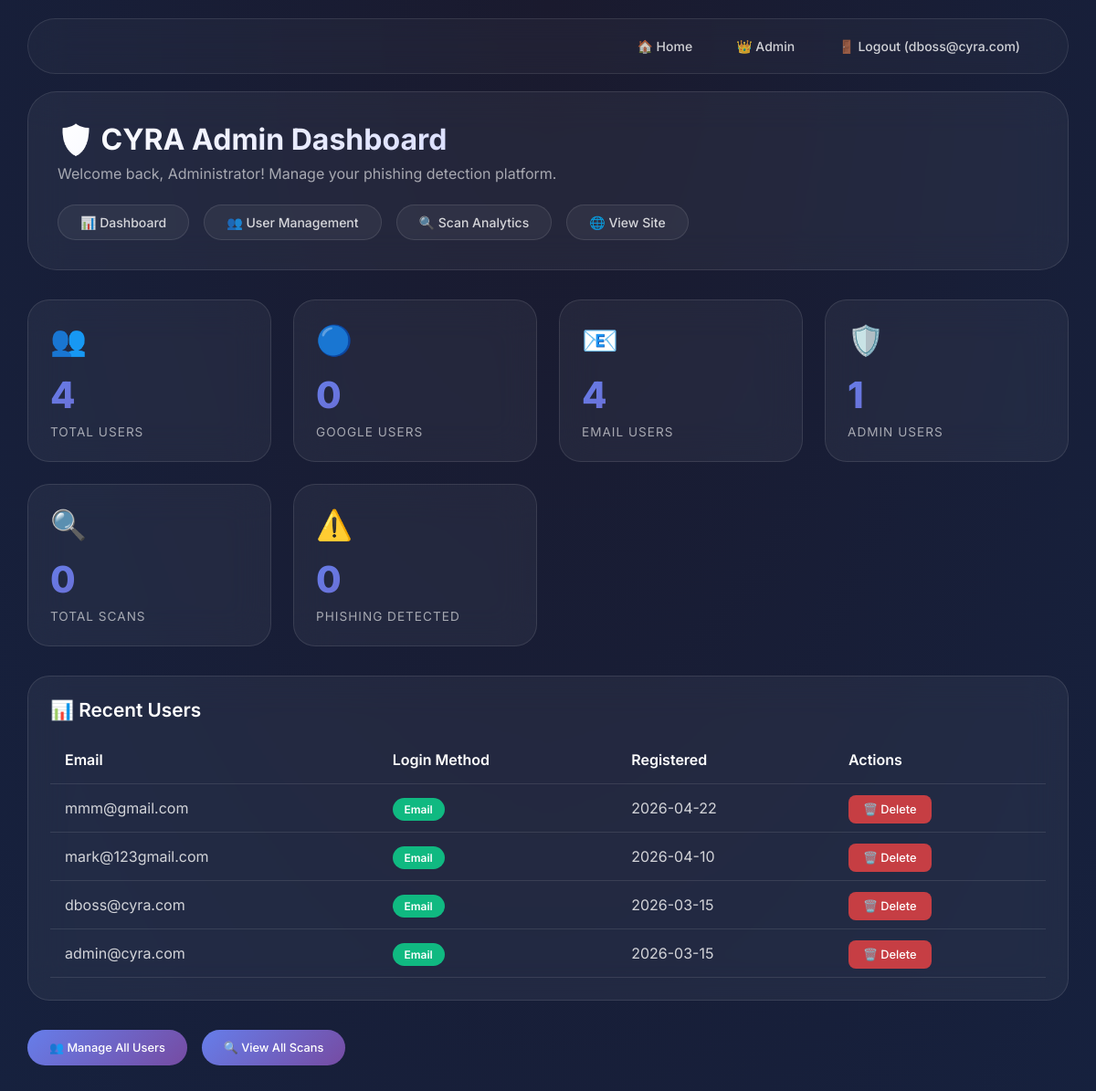
The page /admin (signed in) on the database its author committed.
### tables this page shows
CREATE TABLE users (
                id INTEGER PRIMARY KEY AUTOINCREMENT,
                email TEXT UNIQUE NOT NULL,
                username TEXT UNIQUE,
                password TEXT,
                name TEXT,
                login_method TEXT NOT NULL,
                created_at TIMESTAMP DEFAULT CURRENT_TIMESTAMP,
                is_admin BOOLEAN DEFAULT 0
            );

### app.py (the view)
@app.route('/admin')
@admin_required
def admin_dashboard():
    with get_db() as db:
        total_users = db.execute('SELECT COUNT(*) as count FROM users').fetchone()['count']
        google_users = db.execute('SELECT COUNT(*) as count FROM users WHERE login_method = ?', ('google',)).fetchone()['count']
        email_users = db.execute('SELECT COUNT(*) as count FROM users WHERE login_method = ?', ('email',)).fetchone()['count']
        admin_users = db.execute('SELECT COUNT(*) as count FROM users WHERE is_admin = ?', (1,)).fetchone()['count']
        recent_users_raw = db.execute('''
            SELECT * FROM users
            ORDER BY created_at DESC
            LIMIT 5
        ''').fetchall()
        recent_users = [dict(user) for user in recent_users_raw]
    stats = {
        'total_users': total_users,
        'google_users': google_users,
        'email_users': email_users,
        'admin_users': admin_users,
        'total_scans': len(scan_history),
        'phishing_detected': len([s for s in scan_history if s.get('threat_level') == 'HIGH']),
        'suspicious_scans': len([s for s in scan_history if s.get('threat_level') == 'MEDIUM']),
        'safe_scans': len([s for s in scan_history if s.get('threat_level') == 'LOW'])
    }
    recent_scans = scan_history[:5] if scan_history else []
    return render_template('admin.html', stats=stats, recent_users=recent_users, recent_scans=recent_scans)

### app.py (called while the page is built)
def get_db():
    db = sqlite3.connect(DATABASE)
    db.row_factory = sqlite3.Row
    return db

def get_user_by_email(email):
    with get_db() as db:
        user = db.execute('SELECT * FROM users WHERE email = ?', (email,)).fetchone()
        return dict(user) if user else None

def admin_required(f):
    @wraps(f)
    def decorated_function(*args, **kwargs):
        user_email = session.get('user')
        if not user_email:
            flash('Please login first!', 'error')
            return redirect(url_for('login'))
        user = get_user_by_email(user_email)
        if not user or not user.get('is_admin'):
            flash('Admin access required!', 'error')
            return redirect(url_for('home'))
        return f(*args, **kwargs)
    return decorated_function

### templates/admin.html (shortened to what this page needs)
<!DOCTYPE html>
<html lang="en">
<head>
</head>
<body>
    <nav>
        <div class="nav-container">
            <a href="{{ url_for('home') }}">🏠 Home</a>
            <a href="{{ url_for('admin_dashboard') }}" class="active">👑 Admin</a>
            <a href="{{ url_for('logout') }}">🚪 Logout ({{ session.user }})</a>
        </div>
    </nav>
    <div class="admin-container">
        <div class="admin-header">
            <h1>🛡️ CYRA Admin Dashboard</h1>
            <p>Welcome back, Administrator! Manage your phishing detection platform.</p>
            <div class="admin-nav">
                <a href="{{ url_for('admin_dashboard') }}" class="active">📊 Dashboard</a>
                <a href="{{ url_for('admin_users') }}">👥 User Management</a>
                <a href="{{ url_for('admin_scans') }}">🔍 Scan Analytics</a>
                <a href="{{ url_for('home') }}">🌐 View Site</a>
            </div>
        </div>
        <div class="stats-grid">
            <div class="stat-card">
                <div class="stat-icon">👥</div>
                <div class="stat-number">{{ stats.total_users }}</div>
                <div class="stat-label">Total Users</div>
            </div>
            <div class="stat-card">
                <div class="stat-icon">🔵</div>
                <div class="stat-number">{{ stats.google_users }}</div>
                <div class="stat-label">Google Users</div>
            </div>
            <div class="stat-card">
                <div class="stat-icon">📧</div>
                <div class="stat-number">{{ stats.email_users }}</div>
                <div class="stat-label">Email Users</div>
            </div>
            <div class="stat-card">
                <div class="stat-icon">🛡️</div>
                <div class="stat-number">{{ stats.admin_users }}</div>
                <div class="stat-label">Admin Users</div>
            </div>
            <div class="stat-card">
                <div class="stat-icon">🔍</div>
                <div class="stat-number">{{ stats.total_scans }}</div>
                <div class="stat-label">Total Scans</div>
            </div>
            <div class="stat-card">
                <div class="stat-icon">⚠️</div>
                <div class="stat-number">{{ stats.phishing_detected }}</div>
                <div class="stat-label">Phishing Detected</div>
            </div>
        </div>
        <div class="recent-users">
            <h2>📊 Recent Users</h2>
            <table class="user-table">
                <thead>
                    <tr>
                        <th>Email</th>
                        <th>Login Method</th>
                        <th>Registered</th>
                        <th>Actions</th>
                    </tr>
                </thead>
                <tbody>
                    {% for user in recent_users %}
                    <tr>
                        <td>{{ user.email if user.email else user.username }}</td>
                        <td>
                            <span class="badge badge-{{ user.login_method }}">
                                {{ user.login_method|title }}
                            </span>
                        </td>
                        <td>{{ user.created_at[:10] if user.created_at else 'N/A' }}</td>
                        <td>
                            <a href="{{ url_for('admin_delete_user', email=user.email) }}"
                               class="btn btn-danger"
                               onclick="return confirm('Delete this user?')">
                                🗑️ Delete
                            </a>
                        </td>
                    </tr>
                    {% endfor %}
                </tbody>
            </table>
        </div>
        <div class="admin-actions">
            <a href="{{ url_for('admin_users') }}" class="btn-primary btn">👥 Manage All Users</a>
            <a href="{{ url_for('admin_scans') }}" class="btn-primary btn">🔍 View All Scans</a>
        </div>
    </div>
</body>
</html>

### templates/admin.html (style rules this page uses)
* { margin: 0; padding: 0; box-sizing: border-box; }
body { font-family: 'Inter', sans-serif; background: radial-gradient(ellipse at top, #1a1a2e, #16213e); min-height: 100vh; }
nav { position: fixed; top: 20px; right: 30px; left: 30px; background: rgba(255, 255, 255, 0.03); backdrop-filter: blur(20px); border: 1px solid rgba(255, 255, 255, 0.1); border-radius: 80px; padding: 0.8rem 2rem; z-index: 1000; }
.nav-container { max-width: 1400px; margin: 0 auto; display: flex; justify-content: flex-end; align-items: center; gap: 0.5rem; }
.nav-container a { color: rgba(255, 255, 255, 0.8); text-decoration: none; padding: 8px 20px; border-radius: 40px; transition: all 0.3s ease; font-weight: 500; font-size: 14px; }
.admin-container { max-width: 1400px; margin: 0 auto; padding: 100px 30px 40px; }
.admin-header { background: rgba(255, 255, 255, 0.05); backdrop-filter: blur(20px); border: 1px solid rgba(255, 255, 255, 0.1); border-radius: 32px; padding: 2rem; margin-bottom: 2rem; }
.admin-header h1 { font-size: 2rem; font-weight: 700; background: linear-gradient(135deg, #fff 0%, #a8b2ff 100%); -webkit-background-clip: text; -webkit-text-fill-color: transparent; margin-bottom: 0.5rem; }
.admin-header p { color: rgba(255, 255, 255, 0.6); margin-bottom: 1.5rem; }
.admin-nav { display: flex; gap: 1rem; flex-wrap: wrap; }
.admin-nav a { background: rgba(255, 255, 255, 0.05); color: rgba(255, 255, 255, 0.8); padding: 10px 24px; border-radius: 40px; text-decoration: none; font-weight: 500; font-size: 14px; transition: all 0.3s ease; border: 1px solid rgba(255, 255, 255, 0.1); }
.stats-grid { display: grid; grid-template-columns: repeat(auto-fit, minmax(240px, 1fr)); gap: 1.5rem; margin-bottom: 2rem; }
.stat-card { background: rgba(255, 255, 255, 0.05); backdrop-filter: blur(20px); border: 1px solid rgba(255, 255, 255, 0.1); border-radius: 24px; padding: 1.5rem; transition: all 0.3s ease; }
.stat-icon { font-size: 2rem; margin-bottom: 1rem; }
.stat-number { font-size: 2.5rem; font-weight: 800; background: linear-gradient(135deg, #667eea, #764ba2); -webkit-background-clip: text; -webkit-text-fill-color: transparent; margin-bottom: 0.5rem; }
.stat-label { color: rgba(255, 255, 255, 0.6); font-size: 0.85rem; text-transform: uppercase; letter-spacing: 1px; }
.recent-users { background: rgba(255, 255, 255, 0.05); backdrop-filter: blur(20px); border: 1px solid rgba(255, 255, 255, 0.1); border-radius: 24px; padding: 1.5rem; margin-bottom: 2rem; }
.recent-users h2 { color: white; font-size: 1.3rem; margin-bottom: 1rem; font-weight: 600; }
.user-table { width: 100%; border-collapse: collapse; }
.user-table th, .user-table td { padding: 1rem; text-align: left; border-bottom: 1px solid rgba(255, 255, 255, 0.1); color: rgba(255, 255, 255, 0.8); }
.user-table th { color: white; font-weight: 600; }
.badge { padding: 0.3rem 0.8rem; border-radius: 20px; font-size: 0.75rem; font-weight: 600; }
.badge-email { background: #10b981; color: white; }
.btn { padding: 0.5rem 1rem; border: none; border-radius: 8px; font-weight: 500; cursor: pointer; transition: all 0.3s ease; text-decoration: none; font-size: 0.8rem; }
.btn-danger { background: rgba(239, 68, 68, 0.8); color: white; }
.admin-actions { display: flex; gap: 1rem; flex-wrap: wrap; }
.btn-primary { background: linear-gradient(135deg, #667eea, #764ba2); color: white; padding: 12px 24px; border-radius: 40px; }

### rows shown on the page
users: user "dboss@cyra.com", email "dboss@cyra.com", login_method "Email", created_at "2026-03-15"
users: email "mmm@gmail.com", login_method "Email", created_at "2026-04-22"
users: email "mark@123gmail.com", login_method "Email", created_at "2026-04-10"
users: email "admin@cyra.com", login_method "Email", created_at "2026-03-15"

### other values the page prints
{{ stats.total_users }} "4"
{{ stats.google_users }} "0"
{{ stats.email_users }} "4"
{{ stats.admin_users }} "1"
{{ stats.total_scans }} "0"
{{ stats.phishing_detected }} "0"
